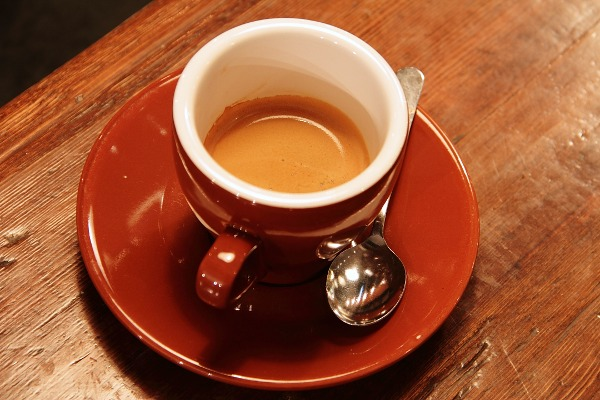
#> input picture samples/real_scene.jpg, 600 x 400 px
$ python moire.py ../samples/real_scene.jpg
#> lines starting #> are read from the running program, lines starting #| are printed output that depends on the picture; after the words box and inside, x2 and y2 are one past the last pixel; in counts of white or black regions, pixels touching at a corner belong together; long printed decimals are rounded
"""
Moire detection using the 2D Fourier transform (FFT).

Idea: when a camera photographs a screen, the screen's regular pixel grid
interferes with the camera's sensor grid. In the frequency domain this
shows up as sharp, isolated bright peaks away from the centre. Natural
scenes have a smooth spectrum that falls off with frequency.

So we:
  1. take a grayscale centre crop and apply a window (to avoid edge effects)
  2. compute the log-magnitude spectrum
  3. subtract the "expected" smooth level at each radius (radial median)
  4. look for strong leftover peaks in the mid-to-high frequency band

Usage:
    python analysis/moire.py <image.jpg> [--plot out.png]
"""
import argparse

import numpy as np
from PIL import Image

CROP = 512                 # analysis size in pixels
BAND = (0.15, 0.95)        # frequency band to search, as fraction of Nyquist


def load_gray(path_or_img, crop=CROP):
#> called with path_or_img = '../samples/real_scene.jpg', crop = 512
    img = path_or_img if isinstance(path_or_img, Image.Image) else Image.open(path_or_img)
#> img is the input picture: PIL image 600x400 RGB; mean R, G, B 158.5, 85.8, 51.5
    g = np.asarray(img.convert("L"), dtype=np.float64)
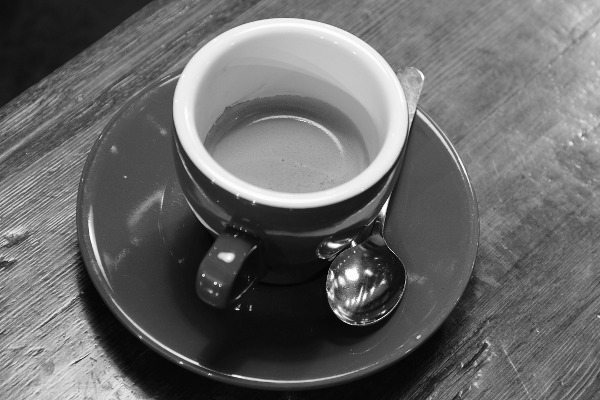
#> g: shape (400, 600) float64; min 1, max 255, mean 103.6
    h, w = g.shape
#> h = 400; w = 600
    s = min(crop, h, w)
#> s = 400
    top, left = (h - s) // 2, (w - s) // 2
#> top = 0; left = 100
    return g[top:top + s, left:left + s]
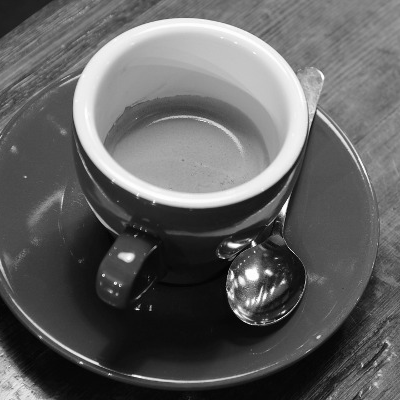
#> returned value: shape (400, 400) float64; min 1, max 255, mean 96.8


def spectrum(gray):
    g = gray - gray.mean()
#> g: shape (400, 400) float64
    win = np.outer(np.hanning(g.shape[0]), np.hanning(g.shape[1]))
    f = np.fft.fftshift(np.fft.fft2(g * win))
    return np.log1p(np.abs(f))
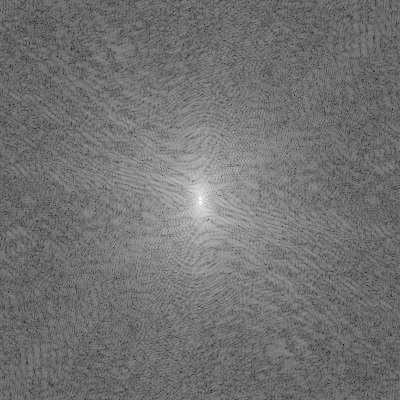
#> returned value: shape (400, 400) float64; min 1.1, max 14.06, mean 6.92; drawn with min black and max white


def residual_peaks(spec):
    """Spectrum minus its radial median: what stands out above 'normal'."""
    h, w = spec.shape
#> h = 400; w = 400
    yy, xx = np.indices(spec.shape)
    r = np.hypot(yy - h / 2, xx - w / 2) / (min(h, w) / 2)   # 0 = centre, 1 = Nyquist
    rbin = np.round(r * 200).astype(int)
    med = np.zeros(rbin.max() + 1)
#> med = 284 values from 0 to 0
    for b in np.unique(rbin):
        med[b] = np.median(spec[rbin == b])
#> after the loop, med = 284 values, max 13.53 at index 1, min 6.13 at index 246, mean 7.51
    resid = spec - med[rbin]
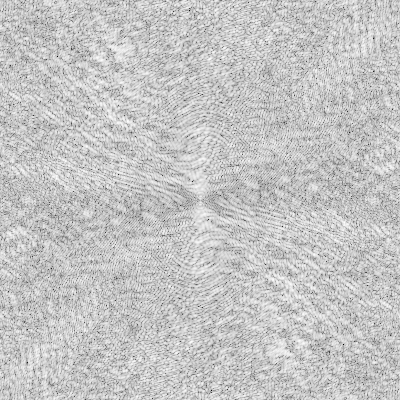
#> resid: shape (400, 400) float64; min -5.37, max 1.43, mean -0.105; drawn with min black and max white
    band = (r >= BAND[0]) & (r <= BAND[1])
    return resid, band, r


def moire_score(path_or_img):
    """Higher = more screen-like. Returns (score, details)."""
    spec = spectrum(load_gray(path_or_img))
    resid, band, _ = residual_peaks(spec)
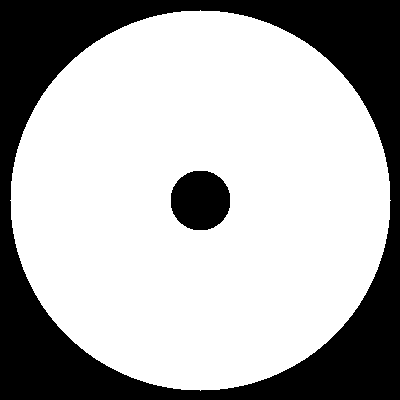
#> band: shape (400, 400) bool; 69.1% white; 2 black regions, box (x1, y1, x2, y2) and area: (0, 0, 400, 400) 46631, (171, 171, 230, 230) 2809
    vals = resid[band]
    noise = np.median(np.abs(vals - np.median(vals))) * 1.4826 + 1e-9   # robust std
#> noise = 0.57
    top = np.sort(vals)[-20:]                    # 20 strongest points (peaks come in pairs)
#> top = 20 values from 1.32 to 1.43
    score = float(np.mean(top) / noise)          # peak strength in "noise units"
#> score = 2.39
    return score, {"peak_mean": float(np.mean(top)), "noise": float(noise)}


def plot(path, out):
    import matplotlib
    matplotlib.use("Agg")
    import matplotlib.pyplot as plt
    gray = load_gray(path)
    spec = spectrum(gray)
    resid, band, _ = residual_peaks(spec)
    score, _ = moire_score(path)
    fig, ax = plt.subplots(1, 3, figsize=(13, 4.4))
    ax[0].imshow(gray, cmap="gray"); ax[0].set_title("Centre crop")
    ax[1].imshow(spec, cmap="magma"); ax[1].set_title("Log spectrum")
    ax[2].imshow(np.where(band, np.clip(resid, 0, None), 0), cmap="magma")
    ax[2].set_title(f"Peaks above normal (score {score:.1f})")
    for a in ax:
        a.axis("off")
    fig.tight_layout()
    fig.savefig(out, dpi=110)
    plt.close(fig)


if __name__ == "__main__":
    p = argparse.ArgumentParser()
    p.add_argument("image")
    p.add_argument("--plot")
    a = p.parse_args()
    s, d = moire_score(a.image)
#> s = 2.39; d = {'peak_mean': 1.36, 'noise': 0.57}
    print(f"moire score: {s:.2f}   {d}")
#| moire score: 2.39   {'peak_mean': 1.359, 'noise': 0.5697}
    if a.plot:
        plot(a.image, a.plot)
        print("saved", a.plot)
